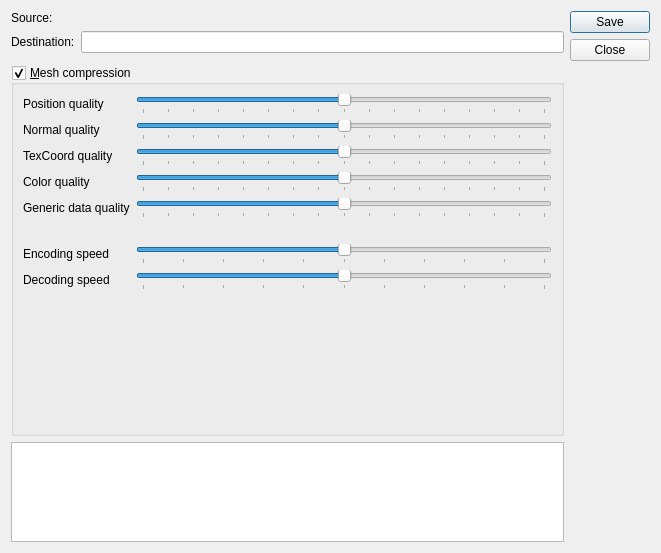
<?xml version="1.0" encoding="UTF-8"?>
<ui version="4.0">
 <class>ExportDialog</class>
 <widget class="QDialog" name="ExportDialog">
  <property name="geometry">
   <rect>
    <x>0</x>
    <y>0</y>
    <width>661</width>
    <height>553</height>
   </rect>
  </property>
  <property name="windowTitle">
   <string>Export</string>
  </property>
  <layout class="QGridLayout" name="gridLayout">
   <item row="1" column="1">
    <layout class="QHBoxLayout" name="horizontalLayout">
     <item>
      <widget class="QLabel" name="label">
       <property name="text">
        <string>Destination:</string>
       </property>
      </widget>
     </item>
     <item>
      <widget class="QLineEdit" name="destination"/>
     </item>
    </layout>
   </item>
   <item row="0" column="1">
    <widget class="QLabel" name="sourceLabel">
     <property name="sizePolicy">
      <sizepolicy hsizetype="Preferred" vsizetype="Maximum">
       <horstretch>0</horstretch>
       <verstretch>0</verstretch>
      </sizepolicy>
     </property>
     <property name="text">
      <string>Source: </string>
     </property>
    </widget>
   </item>
   <item row="4" column="1">
    <widget class="QPlainTextEdit" name="errorLog">
     <property name="maximumSize">
      <size>
       <width>16777215</width>
       <height>100</height>
      </size>
     </property>
     <property name="baseSize">
      <size>
       <width>0</width>
       <height>0</height>
      </size>
     </property>
     <property name="readOnly">
      <bool>true</bool>
     </property>
    </widget>
   </item>
   <item row="0" column="2" rowspan="4">
    <widget class="QDialogButtonBox" name="buttonBox">
     <property name="orientation">
      <enum>Qt::Vertical</enum>
     </property>
     <property name="standardButtons">
      <set>QDialogButtonBox::Save|QDialogButtonBox::Close</set>
     </property>
    </widget>
   </item>
   <item row="3" column="1">
    <widget class="QGroupBox" name="meshCompression">
     <property name="title">
      <string>&amp;Mesh compression</string>
     </property>
     <property name="flat">
      <bool>false</bool>
     </property>
     <property name="checkable">
      <bool>true</bool>
     </property>
     <layout class="QGridLayout" name="gridLayout_2" rowstretch="0,0,0,0,0,0,0,0,0">
      <item row="7" column="0">
       <widget class="QLabel" name="decodeSpeedLabel">
        <property name="toolTip">
         <string>Higher means faster decompression at the cost of a less compressed asset.</string>
        </property>
        <property name="whatsThis">
         <string/>
        </property>
        <property name="text">
         <string>Decoding speed</string>
        </property>
       </widget>
      </item>
      <item row="4" column="0">
       <widget class="QLabel" name="genericQuantizationLabel">
        <property name="toolTip">
         <string>Quantization of every other data present in the asset (joints, etc.)</string>
        </property>
        <property name="whatsThis">
         <string/>
        </property>
        <property name="text">
         <string>Generic data quality</string>
        </property>
       </widget>
      </item>
      <item row="4" column="1">
       <widget class="QSlider" name="genericQuantizationSlider">
        <property name="sizePolicy">
         <sizepolicy hsizetype="MinimumExpanding" vsizetype="Fixed">
          <horstretch>0</horstretch>
          <verstretch>0</verstretch>
         </sizepolicy>
        </property>
        <property name="toolTip">
         <string>Quantization of every other data present in the asset (joints, etc.)</string>
        </property>
        <property name="minimum">
         <number>0</number>
        </property>
        <property name="maximum">
         <number>16</number>
        </property>
        <property name="value">
         <number>8</number>
        </property>
        <property name="orientation">
         <enum>Qt::Horizontal</enum>
        </property>
        <property name="invertedAppearance">
         <bool>false</bool>
        </property>
        <property name="invertedControls">
         <bool>false</bool>
        </property>
        <property name="tickPosition">
         <enum>QSlider::TicksBelow</enum>
        </property>
       </widget>
      </item>
      <item row="0" column="1">
       <widget class="QSlider" name="positionQuantizationSlider">
        <property name="sizePolicy">
         <sizepolicy hsizetype="MinimumExpanding" vsizetype="Fixed">
          <horstretch>0</horstretch>
          <verstretch>0</verstretch>
         </sizepolicy>
        </property>
        <property name="toolTip">
         <string>Quantization of the vertex position information.</string>
        </property>
        <property name="minimum">
         <number>0</number>
        </property>
        <property name="maximum">
         <number>16</number>
        </property>
        <property name="value">
         <number>8</number>
        </property>
        <property name="orientation">
         <enum>Qt::Horizontal</enum>
        </property>
        <property name="invertedAppearance">
         <bool>false</bool>
        </property>
        <property name="invertedControls">
         <bool>false</bool>
        </property>
        <property name="tickPosition">
         <enum>QSlider::TicksBelow</enum>
        </property>
       </widget>
      </item>
      <item row="6" column="0">
       <widget class="QLabel" name="encodeSpeedLabel">
        <property name="toolTip">
         <string>Higher means faster but less effective compression.</string>
        </property>
        <property name="whatsThis">
         <string/>
        </property>
        <property name="text">
         <string>Encoding speed</string>
        </property>
       </widget>
      </item>
      <item row="3" column="0">
       <widget class="QLabel" name="colorQuantizationLabel">
        <property name="whatsThis">
         <string>Quantization of the color data.</string>
        </property>
        <property name="text">
         <string>Color quality</string>
        </property>
       </widget>
      </item>
      <item row="6" column="1">
       <widget class="QSlider" name="encodeSpeedSlider">
        <property name="sizePolicy">
         <sizepolicy hsizetype="MinimumExpanding" vsizetype="Fixed">
          <horstretch>0</horstretch>
          <verstretch>0</verstretch>
         </sizepolicy>
        </property>
        <property name="toolTip">
         <string>Higher means faster but less effective compression.</string>
        </property>
        <property name="maximum">
         <number>10</number>
        </property>
        <property name="value">
         <number>5</number>
        </property>
        <property name="orientation">
         <enum>Qt::Horizontal</enum>
        </property>
        <property name="tickPosition">
         <enum>QSlider::TicksBelow</enum>
        </property>
       </widget>
      </item>
      <item row="8" column="1">
       <spacer name="verticalSpacer">
        <property name="orientation">
         <enum>Qt::Vertical</enum>
        </property>
        <property name="sizeHint" stdset="0">
         <size>
          <width>20</width>
          <height>40</height>
         </size>
        </property>
       </spacer>
      </item>
      <item row="2" column="0">
       <widget class="QLabel" name="textureQuantizationLabel">
        <property name="toolTip">
         <string>Quantization of the texture coordinates information.</string>
        </property>
        <property name="whatsThis">
         <string/>
        </property>
        <property name="text">
         <string>TexCoord quality</string>
        </property>
       </widget>
      </item>
      <item row="2" column="1">
       <widget class="QSlider" name="textureQuantizationSlider">
        <property name="sizePolicy">
         <sizepolicy hsizetype="MinimumExpanding" vsizetype="Fixed">
          <horstretch>0</horstretch>
          <verstretch>0</verstretch>
         </sizepolicy>
        </property>
        <property name="toolTip">
         <string>Quantization of the texture coordinates information.</string>
        </property>
        <property name="minimum">
         <number>0</number>
        </property>
        <property name="maximum">
         <number>16</number>
        </property>
        <property name="value">
         <number>8</number>
        </property>
        <property name="orientation">
         <enum>Qt::Horizontal</enum>
        </property>
        <property name="invertedAppearance">
         <bool>false</bool>
        </property>
        <property name="invertedControls">
         <bool>false</bool>
        </property>
        <property name="tickPosition">
         <enum>QSlider::TicksBelow</enum>
        </property>
       </widget>
      </item>
      <item row="3" column="1">
       <widget class="QSlider" name="colorQuantizationSlider">
        <property name="sizePolicy">
         <sizepolicy hsizetype="MinimumExpanding" vsizetype="Fixed">
          <horstretch>0</horstretch>
          <verstretch>0</verstretch>
         </sizepolicy>
        </property>
        <property name="minimum">
         <number>0</number>
        </property>
        <property name="maximum">
         <number>16</number>
        </property>
        <property name="value">
         <number>8</number>
        </property>
        <property name="orientation">
         <enum>Qt::Horizontal</enum>
        </property>
        <property name="invertedAppearance">
         <bool>false</bool>
        </property>
        <property name="invertedControls">
         <bool>false</bool>
        </property>
        <property name="tickPosition">
         <enum>QSlider::TicksBelow</enum>
        </property>
       </widget>
      </item>
      <item row="0" column="0">
       <widget class="QLabel" name="positionQuantizationLabel">
        <property name="toolTip">
         <string>Quantization of the vertex position information.</string>
        </property>
        <property name="whatsThis">
         <string/>
        </property>
        <property name="text">
         <string>Position quality</string>
        </property>
       </widget>
      </item>
      <item row="1" column="1">
       <widget class="QSlider" name="normalQuantizationSlider">
        <property name="sizePolicy">
         <sizepolicy hsizetype="MinimumExpanding" vsizetype="Fixed">
          <horstretch>0</horstretch>
          <verstretch>0</verstretch>
         </sizepolicy>
        </property>
        <property name="toolTip">
         <string>Quantization of the vertex normals information.</string>
        </property>
        <property name="minimum">
         <number>0</number>
        </property>
        <property name="maximum">
         <number>16</number>
        </property>
        <property name="value">
         <number>8</number>
        </property>
        <property name="orientation">
         <enum>Qt::Horizontal</enum>
        </property>
        <property name="invertedAppearance">
         <bool>false</bool>
        </property>
        <property name="invertedControls">
         <bool>false</bool>
        </property>
        <property name="tickPosition">
         <enum>QSlider::TicksBelow</enum>
        </property>
       </widget>
      </item>
      <item row="1" column="0">
       <widget class="QLabel" name="normalQuantizationLabel">
        <property name="toolTip">
         <string>Quantization of the vertex normals information.</string>
        </property>
        <property name="whatsThis">
         <string/>
        </property>
        <property name="text">
         <string>Normal quality</string>
        </property>
       </widget>
      </item>
      <item row="7" column="1">
       <widget class="QSlider" name="decodeSpeedSlider">
        <property name="sizePolicy">
         <sizepolicy hsizetype="MinimumExpanding" vsizetype="Fixed">
          <horstretch>0</horstretch>
          <verstretch>0</verstretch>
         </sizepolicy>
        </property>
        <property name="toolTip">
         <string>Higher means faster decompression at the cost of a less compressed asset.</string>
        </property>
        <property name="maximum">
         <number>10</number>
        </property>
        <property name="value">
         <number>5</number>
        </property>
        <property name="orientation">
         <enum>Qt::Horizontal</enum>
        </property>
        <property name="tickPosition">
         <enum>QSlider::TicksBelow</enum>
        </property>
       </widget>
      </item>
      <item row="5" column="0">
       <widget class="QLabel" name="emptyRow">
        <property name="text">
         <string/>
        </property>
       </widget>
      </item>
     </layout>
    </widget>
   </item>
  </layout>
 </widget>
 <resources/>
 <connections>
  <connection>
   <sender>buttonBox</sender>
   <signal>rejected()</signal>
   <receiver>ExportDialog</receiver>
   <slot>reject()</slot>
   <hints>
    <hint type="sourcelabel">
     <x>651</x>
     <y>269</y>
    </hint>
    <hint type="destinationlabel">
     <x>286</x>
     <y>274</y>
    </hint>
   </hints>
  </connection>
 </connections>
</ui>
